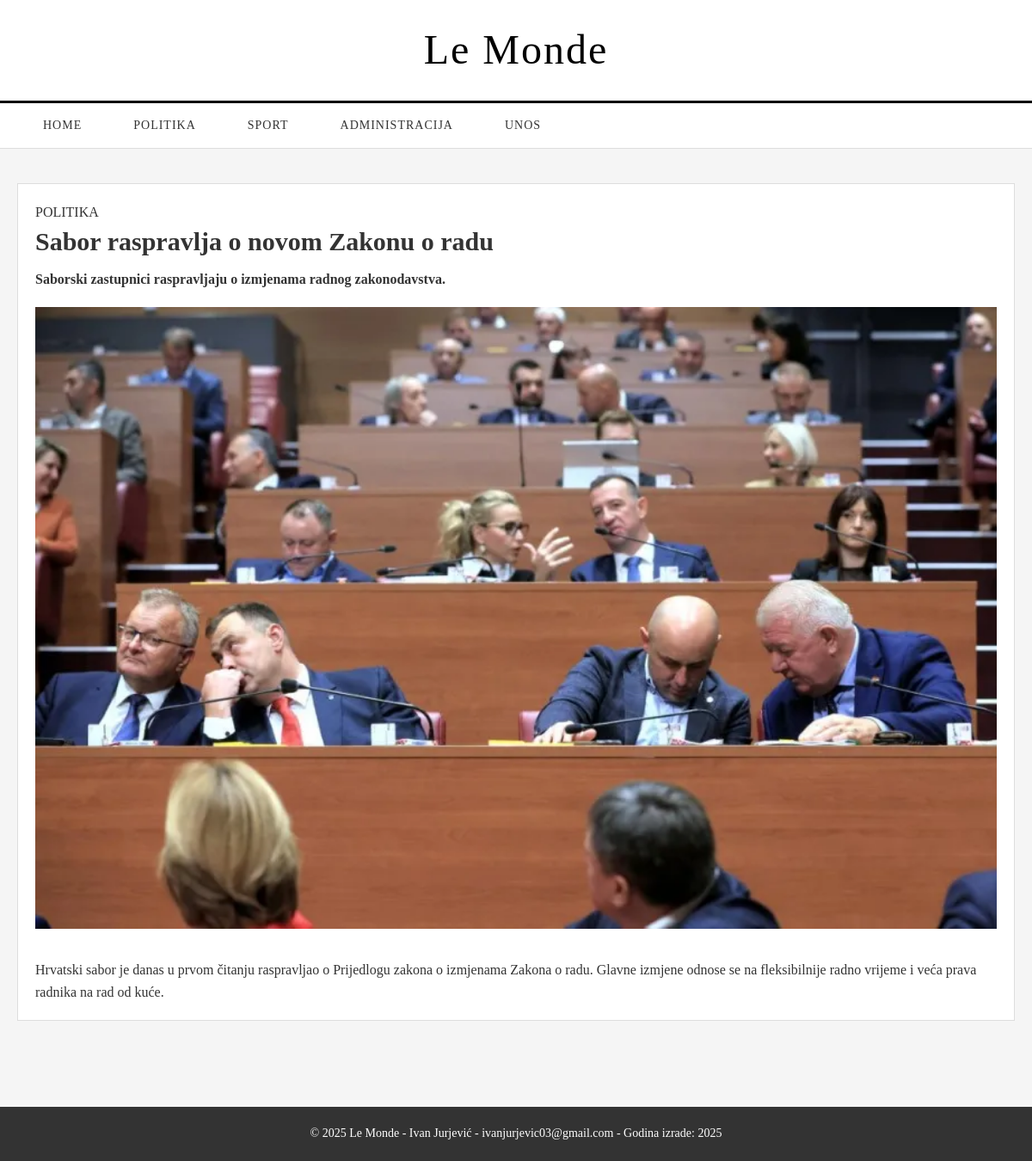
Screenshot of /clanak.php?id=6 with the database file from the repository.
### tables this page shows
CREATE TABLE `vijesti` (
  `id` int(11) NOT NULL,
  `datum` varchar(32) DEFAULT NULL,
  `naslov` varchar(64) DEFAULT NULL,
  `sadrzaj` text DEFAULT NULL,
  `tekst` text DEFAULT NULL,
  `slika` varchar(64) DEFAULT NULL,
  `kategorija` varchar(64) DEFAULT NULL,
  `arhiva` tinyint(1) DEFAULT NULL
);

### clanak.php (the view, shortened to what this page needs)
<?php
include 'connection.php';
$id = (int)$_GET['id'];
$query = "SELECT * FROM vijesti WHERE id = ? AND arhiva = 0";
$stmt = mysqli_prepare($dbc, $query);
mysqli_stmt_bind_param($stmt, "i", $id);
mysqli_stmt_execute($stmt);
$result = mysqli_stmt_get_result($stmt);
$row = mysqli_fetch_assoc($result);
?>
<!DOCTYPE html>
<html lang="hr">
<head>
    <link rel="stylesheet" type="text/css" href="style.css">
</head>
<body>
    <header class="header">
        <div class="container">
            <h1 class="logo">Le Monde</h1>
        </div>
    </header>
    <nav class="navbar">
        <div class="container">
            <ul class="nav-menu">
                <li><a href="index.php" class="nav-link">HOME</a></li>
                <li><a href="kategorija.php?kategorija=politika" class="nav-link">POLITIKA</a></li>
                <li><a href="kategorija.php?kategorija=sport" class="nav-link">SPORT</a></li>
                <li><a href="administracija.php" class="nav-link">ADMINISTRACIJA</a></li>
                <li><a href="unos.php" class="nav-link">UNOS</a></li>
            </ul>
        </div>
    </nav>
    <main class="main-content">
        <div class="container">
            <section class="news-section">
                <div class="news-grid single-article">
                    <article class="news-item full-article">
                        <div class="news-content">
                            <div class="category-tag">
                                <?php echo strtoupper($row['kategorija']); ?>
                            </div>
                            <h1 class="news-title">
                                <?php echo htmlspecialchars($row['naslov']); ?>
                            </h1>
                            <div class="article-summary">
                                <p><strong><?php echo htmlspecialchars($row['sadrzaj']); ?></strong></p>
                            </div>
                        </div>
                        <?php if (!empty($row['slika'])): ?>
                        <div class="news-image">
                            <img src="<?php echo UPLPATH . htmlspecialchars($row['slika']); ?>"
                                 alt="<?php echo htmlspecialchars($row['naslov']); ?>">
                        </div>
                        <?php endif; ?>
                        <div class="news-content article-body">
                            <div class="article-text">
                                <?php echo nl2br(htmlspecialchars($row['tekst'])); ?>
                            </div>
                        </div>
                    </article>
                </div>
            </section>
        </div>
    </main>
    <footer class="footer">
        <div class="container">
            <p>&copy; 2025 Le Monde - Ivan Jurjević - ivanjurjevic03@gmail.com - Godina izrade: 2025</p>
        </div>
    </footer>
</body>
</html>

### style.css (style rules this page uses)
* { margin: 0; padding: 0; box-sizing: border-box; }
body { font-family: 'Times New Roman', serif; line-height: 1.6; color: #333; background-color: #f5f5f5; }
.container { max-width: 1200px; margin: 0 auto; padding: 0 20px; }
.header { background-color: #fff; padding: 20px 0; border-bottom: 3px solid #000; }
.logo { font-family: 'Old English Text MT', serif; font-size: 48px; font-weight: normal; text-align: center; color: #000; letter-spacing: 2px; }
.navbar { background-color: #fff; border-bottom: 1px solid #ddd; padding: 0; }
.nav-menu { list-style: none; display: flex; justify-content: left; margin: 0; padding: 0; }
.nav-menu li { margin: 0; }
.nav-link { display: block; padding: 15px 30px; text-decoration: none; color: #333; font-size: 14px; font-weight: 500; text-transform: uppercase; letter-spacing: 1px; transition: background-color 0.3s ease; }
.main-content { background-color: #f5f5f5; padding: 40px 0; min-height: calc(100vh - 200px); }
.news-section { margin-bottom: 60px; }
.news-grid { display: grid; grid-template-columns: repeat(auto-fit, minmax(350px, 1fr)); gap: 30px; margin-bottom: 40px; align-items: start; }
.news-item { background-color: #fff; border: 1px solid #ddd; overflow: hidden; transition: box-shadow 0.3s ease; height: fit-content; }
.news-image { padding: 0px 20px 15px 20px; margin: 0 auto; object-fit: cover; }
.news-image img { width: 100%; height: auto; margin: 0 auto; object-fit: cover; transition: transform 0.3s ease; display: block; }
.news-content { padding: 20px; }
.news-title { font-size: 30px; line-height: 1.4; margin-bottom: 10px; }
.footer { background-color: #333; color: #fff; padding: 20px 0; text-align: center; margin-top: auto; }
.footer p { font-size: 14px; }

### rows the page displays
vijesti: kategorija "POLITIKA", naslov "Sabor raspravlja o novom Zakonu o radu", sadrzaj "Saborski zastupnici raspravljaju o izmjenama radnog zakonodavstva.", slika (picture), tekst "Hrvatski sabor je danas u prvom čitanju raspravljao o Prijedlogu zakona o izmjenama Zakona o radu. Glavne izmjene odnose se na fleksibilnije radno vrijeme i veća prava radnika na rad od kuće."
